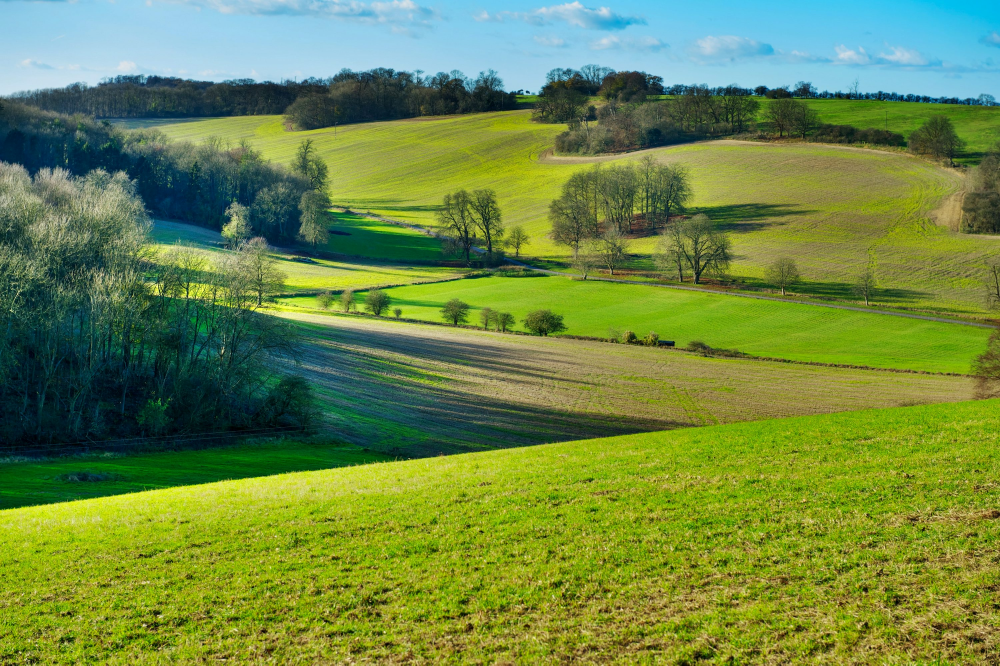
#> input picture QML/Gabriel/QnKK_1/imagens/Figure 6.jpeg, 3000 x 1996 px, found by its file name (shown at 1/3 size)
$ jupyter execute --allow-errors main.ipynb   (shell and % lines are left out)
#> lines starting #> are read from the running program, lines starting #| are printed output that depends on the picture
[cell 1]
import numpy as np
import pandas as pd
import seaborn as sns
from statistics import mode
import matplotlib.pyplot as plt
import os, pickle, IPython

from sklearn import datasets, preprocessing
from sklearn.model_selection import train_test_split
from mlxtend.data import mnist_data
from keras.datasets import mnist

from qiskit import QuantumCircuit, QuantumRegister, ClassicalRegister
from qiskit_aer import AerSimulator
from qiskit.visualization import plot_histogram
from qiskit.quantum_info import Statevector

from skimage import io, transform, color
from skimage.feature import graycomatrix , graycoprops


# [46 lines left out: functions get_current_directory, salvar, abrir, salvar_obj, not called in this run]

#> (a cell that did not finish here is left out)

#> (a cell that did not finish here is left out)

#> (a cell that did not finish here is left out)

#> (a cell that did not finish here is left out)

#> (a cell that did not finish here is left out)

[cell 7]
# [6 lines left out: function plot_digit, not called in this run]
#> (the rest of this cell did not finish here and is left out)

#> (a cell that did not finish here is left out)

[cell 9]
image = io.imread('QML/Gabriel/QnKK_1/imagens/Figure 6.jpeg')
#> image is the input picture: shape (1996, 3000, 3); mean R, G, B 109.4, 136, 69.5

def plot_image(image):
    plt.figure()
#> (this line was passed over: IPython is not available in this run)
    plt.imshow(image)
#> (this line was passed over: IPython is not available in this run)
    plt.axis('off')
#> (this line was passed over: IPython is not available in this run)
    plt.show()

plot_image(image)

[cell 10]
rescaled_image = transform.resize(image, (28, 28), anti_aliasing=False)
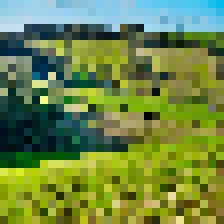
#> rescaled_image: shape (28, 28, 3) float64 (shown 8 times larger); mean R, G, B 0.431, 0.531, 0.273

plot_image(rescaled_image)

[cell 11]
gray_image = color.rgb2gray(rescaled_image)
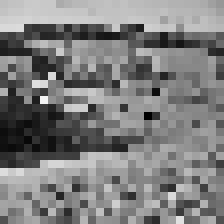
#> gray_image: shape (28, 28) float64 (shown 8 times larger); min 0.00365, max 0.949, mean 0.491

plt.figure(figsize=(6, 6))
#> (this line was passed over: IPython is not available in this run)
plt.imshow(gray_image, cmap='gray')
plt.colorbar()
plt.title('Grayscale Image')
plt.show()
